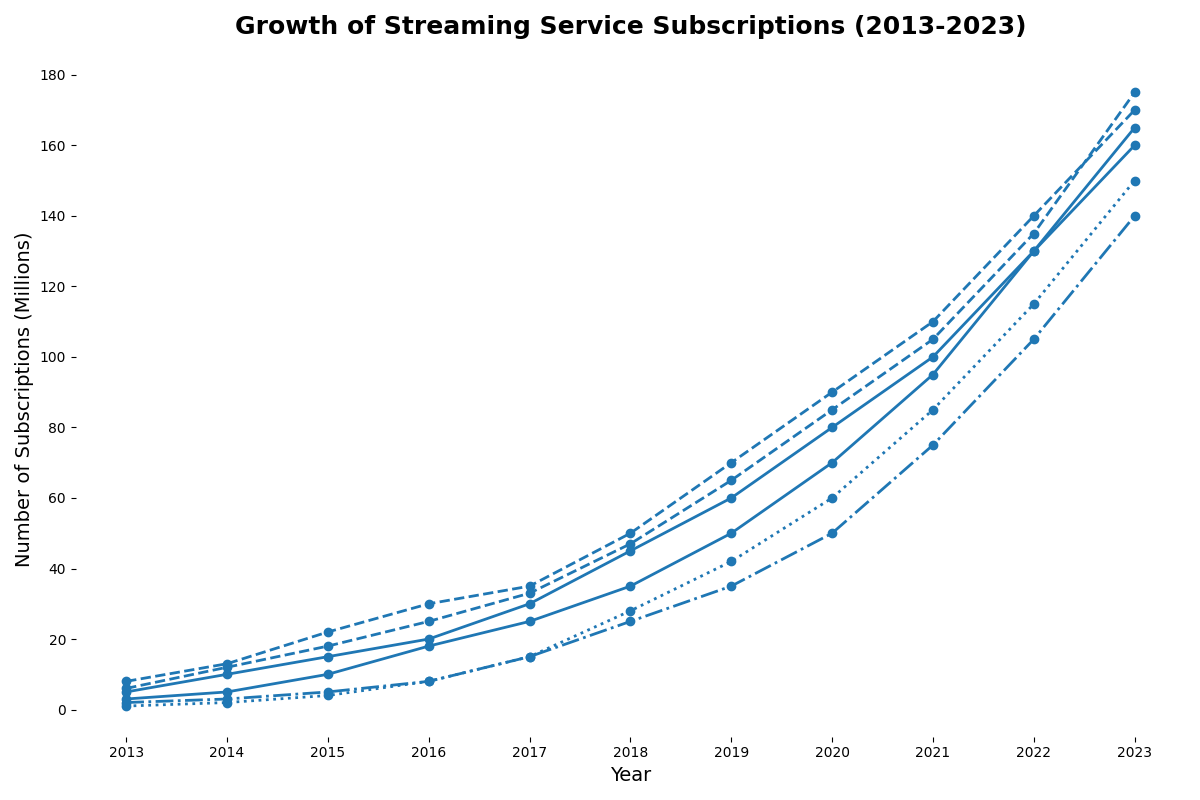

The script that drew this image:
import matplotlib.pyplot as plt
import numpy as np

years = np.arange(2013, 2024)

# Original data for services
service_a = np.array([5, 10, 15, 20, 30, 45, 60, 80, 100, 130, 165])
service_b = np.array([8, 13, 22, 30, 35, 50, 70, 90, 110, 140, 170])
service_c = np.array([2, 3, 5, 8, 15, 25, 35, 50, 75, 105, 140])
service_d = np.array([1, 2, 4, 8, 15, 28, 42, 60, 85, 115, 150])

# Additional made-up data
service_e = np.array([3, 5, 10, 18, 25, 35, 50, 70, 95, 130, 160])
service_f = np.array([6, 12, 18, 25, 33, 47, 65, 85, 105, 135, 175])

fig, ax = plt.subplots(figsize=(12, 8))

line_styles = ['-', '--', '-.', ':', '-', '--']
services = [service_a, service_b, service_c, service_d, service_e, service_f]

# Use a consistent color for all data groups
single_color = '#1f77b4'  # This is an example color (blue)

for service, linestyle in zip(services, line_styles):
    ax.plot(years, service, linestyle=linestyle, color=single_color, linewidth=2, marker='o', markersize=6)

ax.set_title('Growth of Streaming Service Subscriptions (2013-2023)', fontsize=18, fontweight='bold', pad=20)
ax.set_xlabel('Year', fontsize=14)
ax.set_ylabel('Number of Subscriptions (Millions)', fontsize=14)
ax.set_xticks(years)
ax.set_yticks(np.arange(0, 181, 20))

# Remove borders
ax.spines['top'].set_visible(False)
ax.spines['right'].set_visible(False)
ax.spines['left'].set_visible(False)
ax.spines['bottom'].set_visible(False)

plt.tight_layout()
plt.show()
